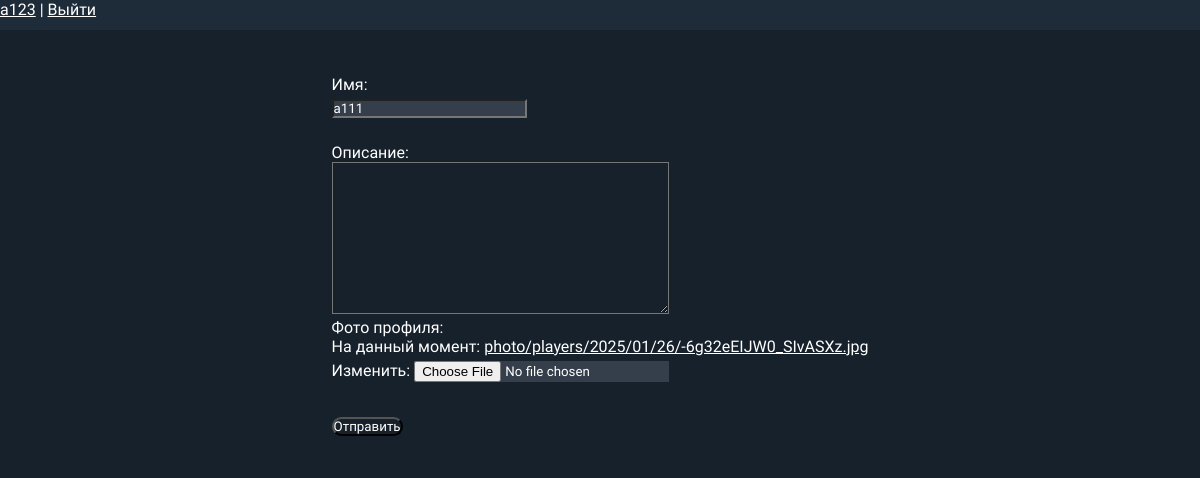
The app's page /update_profile/a123 (signed in), older data.
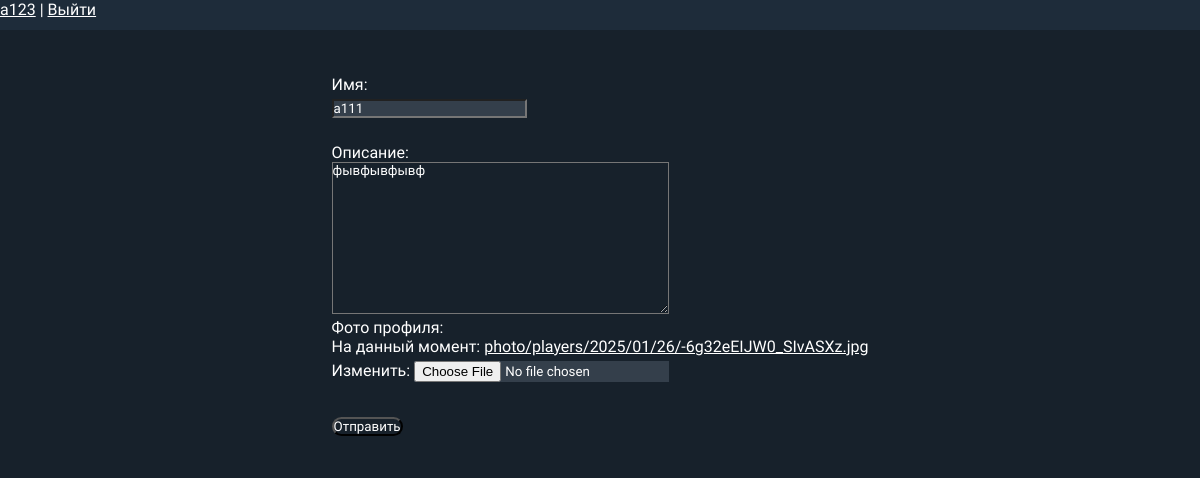
The same page, newer data.
### API/models.py (models this page shows, shortened)
class Account(models.Model):
    user = models.OneToOneField(to=User, on_delete=models.CASCADE, verbose_name='username', related_name='account')
    name = models.CharField(max_length=100,  verbose_name='имя')
    registration_time = models.DateTimeField(auto_now_add=True, verbose_name='Дата Регистрации')
    profile_picture = models.ImageField(upload_to='photo/players/%Y/%m/%d',
                                        default='photo/players/default/Аватарка по умолчанию.jpg',
                                        verbose_name='Фото профиля')
    about = models.TextField(blank=True, null=True, verbose_name='Описание')
    sex = models.CharField(max_length = 6 ,choices = list(map(lambda x: (x[0], x[1],),[('Male', 'Мужской',), ('Female', 'Женский')])), verbose_name='Пол')
    username = models.SlugField(max_length=150)
    class Meta:
        verbose_name = 'Аккаунт'
        verbose_name_plural = 'Аккаунты'

### front/views.py (the view, shortened to what this page needs)
# urls.py: re_path(r'^update_profile/(?P<username>[\w\W]+)$', views.ProfileUpdate.as_view(), name='update_profile'),
class ProfileUpdate(LoginRequiredMixin, generic.UpdateView):
    model = Account
    template_name = 'create_profile.html'
    fields = ['name', 'about', 'profile_picture', ]
    slug_url_kwarg = 'username'
    def get_context_data(self, **kwargs):
        context = super().get_context_data(**kwargs)
        context['title'] = 'обновление профиля'
        return context
    def dispatch(self, request, *args, **kwargs):
        if not Account.objects.filter(user_id=request.user.id).exists():
            return redirect(reverse('create_profile'))
        elif not Account.objects.filter(user_id=request.user.id, username=self.kwargs['username']).exists():
            return redirect(reverse('main page', kwargs={'username': self.kwargs['username']}))
        return super(ProfileUpdate, self).dispatch(request, *args, **kwargs)
    def get_object(self, queryset=None):
        username = self.kwargs['username']
        obj = get_object_or_404(Account, username=username)
        return obj

### templates/create_profile.html (shortened to what this page needs)
{% extends 'flatpages/default.html' %}
{% load static %}
{% block css %}
{% static 'css/create_profile.css' %}
{% endblock %}
{% block content %}
<div id="formcreate">
    <form action="" enctype="multipart/form-data" method="POST">
        {{form.as_p}}
        <button type="submit">Отправить</button>
    </form>
</div>
{% endblock %}

Row changes from the older to the newer data that the page shows:
changed Account: about (not shown) → "фывфывфывф"
